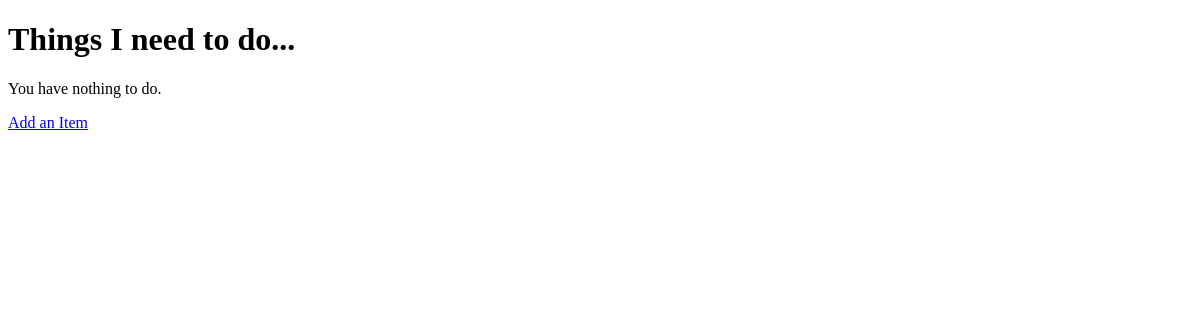
The app's page /, older data.
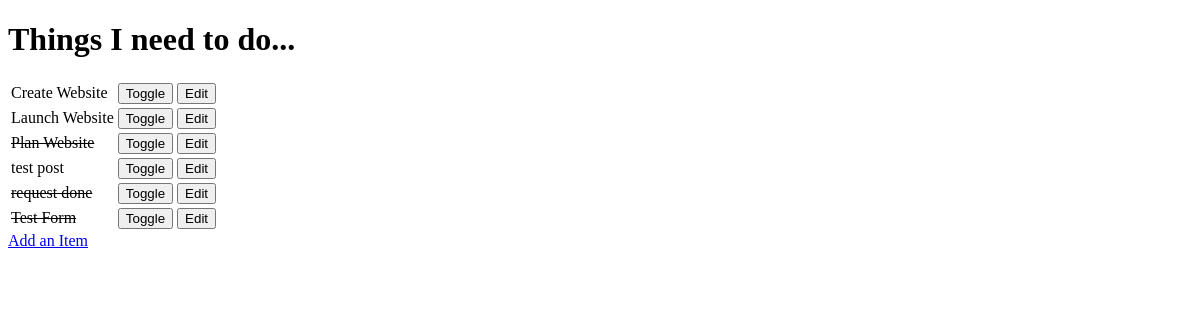
The same page, newer data.
### todo/models.py (models this page shows, shortened)
class Item(models.Model):
    name = models.CharField(max_length=30, blank=False)
    done = models.BooleanField(blank=False, default=False)

### todo/views.py (the view)
# urls.py: url(r'^$', get_todo_list),
def get_todo_list(request):
    results = Item.objects.all()
    return render(request, 'todo_list.html', {'Items': results})

### todo/templates/todo_list.html (shortened to what this page needs)
<!DOCTYPE html>
<html lang="en">
<head>
</head>
<body>
	<h1>Things I need to do... </h1>
	<table>
		{% for item in Items %}
		<tr>
			{% if item.done %}
			<td><strike>{{ item.name }}</strike></td>
			{% else %}
			<td>{{ item.name }}</td>
			{% endif %}
            <td>
                    <form method="POST" action="toggle/{{ item.id }}">
                        <input type="submit" value="Toggle">
                    </form>
                </td>
			<td>
				<form method="GET" action="edit/{{ item.id }}">
					<input type="submit" value="Edit">
                    </form>
			</td>
		</tr>
		{% empty %}
		<p>You have nothing to do.</p>
		{% endfor %}
	</table>
	<a href="add">Add an Item</a>
</body>
</html>

Row changes from the older to the newer data that the page shows:
added Item: name "Create Website"
added Item: name "Launch Website"
added Item: name "Plan Website"
added Item: name "test post"
added Item: name "request done"
added Item: name "Test Form"
Text that changed along with them:
text no longer shown: "You have nothing to do."
